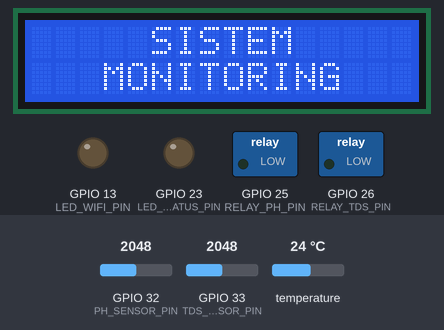
Bench run of a sketch on a simulated ESP32. Parts: 16×2 character LCD, switched loads named in the sketch (green lamp = pin HIGH), output pins drawn as LEDs (lit = HIGH). Inputs (shaded band) come from the test bench; at power-on: GPIO 32 (PH_SENSOR_PIN) = 2048, GPIO 33 (TDS_SENSOR_PIN) = 2048, temperature 24 °C. WiFi joins after 1.5 s; servers stay silent unless stated; uploads are accepted with an empty reply; what the sketch prints to the serial monitor is not drawn.

Above: at 1.6 s.
At 5.2 s:
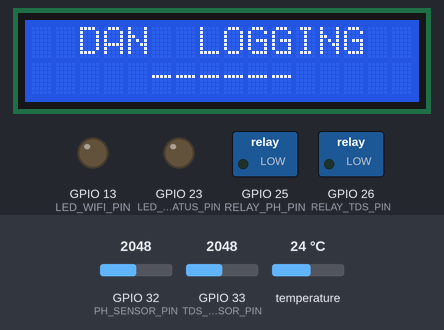
At 7.0 s:
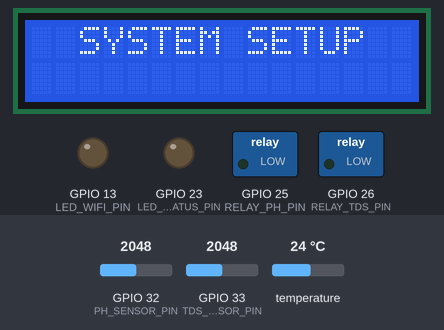
At 11.3 s:
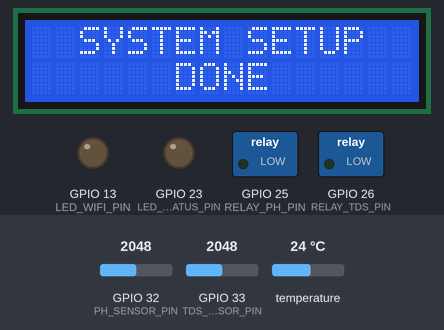
At 13.9 s:
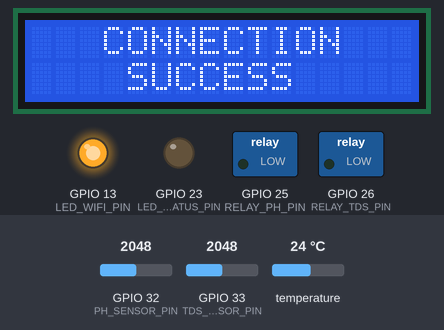
At 14.9 s:
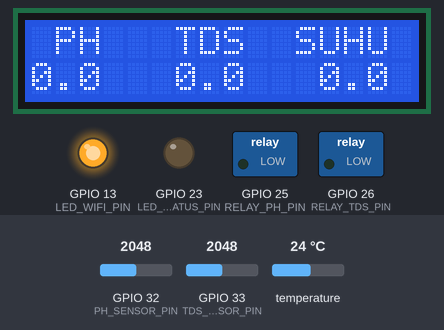
Timing chart, 0 to 37.2 s (numbered marks = the images above):
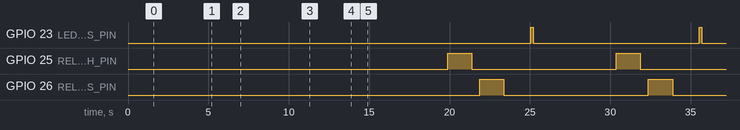

The sketch:

Main-Code.ino
```cpp
//=====================================================================================//
//                             MONITORING SUHU PH TDS                                  //
//                        ===============================                              //
//  xxxxxxxxxxxxxxxxxxxxxxxxxxxxxxxxxxxxxxxxxxxxxxxxxxxxxxxxxxxxxxxxxxxxxxxxxxxxxxxx   //
//       Alat ini berfungsi untuk membaca nilai suhu atau temperature, nilai pH,       //
//              nilai TDS dan menyimpan data tersebut ke database MySQL.               //
//                   Untuk keperluan Skripsi S1 Teknologi Informasi                    //
//                       Universitas Insan Pembangunan Indonesia.                      //
//=====================================================================================//

//=====================================================================================//
//                                    NOTE!!!                                          //
// Editor : Arduino IDE 2.3.2                                                          //
// Board  : ESP32 by Espressif Systems 3.0.2                                           //
// URL    : https://espressif.github.io/arduino-esp32/package_esp32_dev_index.json     //
//=====================================================================================//
//=====================================================================================//
//                                   LIBRARY                                           //
// -> Pre Installed                                                                    //
//   - WiFi at version 2.0.0                                                           //
//   - Networking at version 1.0.0                                                     //
//   - Ticker at version 2.0.0                                                         //
//   - HTTPClient at version 2.0.0                                                     //
//   - NetworkClientSecure at version 2.0.0                                            //
//   - Wire at version 2.0.0                                                           //
//                                                                                     //
// -> External                                                                         //
//   - ArduinoJson at version 6.21.3 by Benoit Blanchon                                //
//   - LiquidCrystal I2C at version 1.1.2 by Frank de Brabander                        //
//   - DallasTemperature at version 3.9.0 by Milles Burton                             //
//   - OneWire at version 2.3.8 by Jim Studt                                           //
//                                                                                     //
//=====================================================================================//

//=====================================================================================//
//                            Konfigurasi PIN / GPIO                                   //
// -> Sensor Suhu DS18B20                                                              //
//   - DATA => ESP32-GPIO27                                                            //
//   - VCC  => 3V3                                                                     //
//   - GND  => GND                                                                     //
//                                                                                     //
// -> Sensor TDS                                                                       //
//   - SIGNAL => ESP32-GPIO33                                                          //
//   - VCC    => 3V3 / 5V                                                              //
//   - GND    => GND                                                                   //
//                                                                                     //
// -> Relay TDS Controll                                                               //
//   - ESP32-GPIO26                                                                    //
//                                                                                     //
// -> Sensor pH                                                                        //
//   - AO   => ESP32-GPIO32                                                            //
//   - TO   => ESP32-GPIO35                                                            //
//   - VCC  => 3V3 / 5V                                                                //
//   - GND  => GND                                                                     //
//                                                                                     //
// -> Relay PH Controll                                                                //
//   - ESP32-GPIO25                                                                    //
//                                                                                     //
// -> LED Status                                                                       //
//   - ESP32-GPIO23                                                                    //
//                                                                                     //
// -> LED WiFi                                                                         //
//   - ESP32-GPIO13                                                                    //
//                                                                                     //
// -> LCD 16X2 I2C                                                                     //
//   - SDA => ESP32-GPIO21                                                             //
//   - SCL => ESP32-GPIO22                                                             //
//   - VCC  => 5V                                                                      //
//   - GND  => GND                                                                     //
//                                                                                     //
//=====================================================================================//

// Include Library ======================================================================
#include <WiFi.h>
#include <Ticker.h>
#include <HTTPClient.h>
#include <ArduinoJson.h>
#include <LiquidCrystal_I2C.h>
#include <DallasTemperature.h>
#include <UrlEncode.h>
//=======================================================================================

// Connection Config ====================================================================
const char *WIFI_SSID = "Google Pixel 4XL";
const char *WIFI_PASSWORD = "ahadigoogle";
const char *HOST = "192.168.125.226";  // Ipv4 server / localhost
//=======================================================================================

// #define sendWA // enable/disable send to whatsapp

//=======================================================================================
String phoneNumber = "6283891495814";
String apiKey = "8692310";
//=======================================================================================

//=======================================================================================
int BATAS_SUHU = 30;  // set batas suhu tinggi (Celcius)
//=======================================================================================

// PH Sensor Config =====================================================================
const int PH_SENSOR_PIN = 32;
const int RELAY_PH_PIN = 25;
float phValue, phStep;
int analogValue;
double phVolt;
float ph4 = 3.266;  // get value from calibration
float ph7 = 2.691;  // get value from calibartion
//=======================================================================================

// TDS Sensor Config ====================================================================
const int RELAY_TDS_PIN = 26;
const int TDS_SENSOR_PIN = 33;
#define SCOUNT 30
int analogBufferPh[SCOUNT];
int analogBufferTempPh[SCOUNT];
int analogBufferTds[SCOUNT];
int analogBufferTempTds[SCOUNT];
int analogBufferIndexPh = 0, analogBufferIndexTds = 0;
float averageVoltagePh = 0, averageVoltageTds = 0, tdsValue = 0;
//=======================================================================================

// Temperature Sensor Config ============================================================
const int SENSOR_TEMP_PIN = 27;
float tempValue = 0;
OneWire oneWire(SENSOR_TEMP_PIN);
DallasTemperature sensor(&oneWire);
//=======================================================================================

// LCD Config ===========================================================================
LiquidCrystal_I2C lcd(0x27, 16, 2);
//=======================================================================================

// Other Config =========================================================================
#define VREF 3.3
#define ADC_RANGE 4096.0
const int LED_STATUS_PIN = 23;
const int LED_WIFI_PIN = 13;
unsigned long interval = 5000;  // interval for sending data to database (ms)
unsigned long prevTime;
Ticker tick;
//=======================================================================================

//=======================================================================================
void sendMessage(String pesan) {
  // Data to send with HTTP POST
  String url = "https://api.callmebot.com/whatsapp.php?phone=" + phoneNumber + "&apikey=" + apiKey + "&text=" + urlEncode(pesan);
  HTTPClient http;
  http.begin(url);

  // Specify content-type header
  http.addHeader("Content-Type", "application/x-www-form-urlencoded");

  // Send HTTP POST request
  int httpResponseCode = http.POST(url);
  if (httpResponseCode == 200) {
    Serial.print("Message sent successfully");
  } else {
    Serial.println("Error sending the message");
    Serial.print("HTTP response code: ");
    Serial.println(httpResponseCode);
  }

  // Free resources
  http.end();
}
//=======================================================================================

// Read ADC PH Function =================================================================
void readADCPh() {
  analogBufferPh[analogBufferIndexPh] = analogRead(PH_SENSOR_PIN);
  analogBufferIndexPh++;
  if (analogBufferIndexPh == SCOUNT) {
    analogBufferIndexPh = 0;
  }
}
//=======================================================================================

// Read ADC TDS Function ================================================================
void readADCTds() {
  analogBufferTds[analogBufferIndexTds] = analogRead(TDS_SENSOR_PIN);
  analogBufferIndexTds++;
  if (analogBufferIndexTds == SCOUNT) {
    analogBufferIndexTds = 0;
  }
}
//=======================================================================================

// Read Sensor Function =================================================================
void readSensor() {
  // Read PH
  digitalWrite(RELAY_PH_PIN, HIGH);
  tick.attach_ms(40, readADCPh);
  delay(500);
  for (int i = 0; i < SCOUNT; i++) {
    analogBufferTempPh[i] = analogBufferPh[i];
  }
  averageVoltagePh = getMedianNum(analogBufferTempPh, SCOUNT) * (float)VREF / ADC_RANGE;
  phStep = (ph4 - ph7) / 3;
  phValue = 6.00 + ((ph7 - averageVoltagePh) / phStep);
  lcd.setCursor(0, 1);
  lcd.print(String(phValue, 1));
  lcd.print(F(" "));
  Serial.print(F("PH Value   = "));
  Serial.print(phValue);
  Serial.print(F("\n"));
  delay(1000);
  tick.detach();
  digitalWrite(RELAY_PH_PIN, LOW);
  delay(500);

  // Read TDS
  digitalWrite(RELAY_TDS_PIN, HIGH);
  tick.attach_ms(40, readADCTds);
  delay(500);
  for (int i = 0; i < SCOUNT; i++) {
    analogBufferTempTds[i] = analogBufferTds[i];
  }
  averageVoltageTds = getMedianNum(analogBufferTempTds, SCOUNT) * (float)VREF / ADC_RANGE;
  float compensationCoefficient = 1.0 + 0.02 * (tempValue - 25.0);
  float compensationVolatge = averageVoltageTds / compensationCoefficient;
  tdsValue = (133.42 * compensationVolatge * compensationVolatge * compensationVolatge - 255.86 * compensationVolatge * compensationVolatge + 857.39 * compensationVolatge) * 0.5;
  lcd.setCursor(5, 1);
  lcd.print(String(tdsValue, 1));
  lcd.print(F(" "));
  Serial.print(F("TDS Value  = "));
  Serial.print(tdsValue);
  Serial.print(F("\n"));
  delay(1000);
  tick.detach();
  digitalWrite(RELAY_TDS_PIN, LOW);
  delay(500);

  // Read Temperature
  sensor.requestTemperatures();
  float temp = sensor.getTempCByIndex(0);
  if (temp != DEVICE_DISCONNECTED_C) {
    tempValue = temp;
  } else {
    tempValue = 0;
  }
  lcd.setCursor(11, 1);
  lcd.print(String(tempValue, 1));
  lcd.print(F(" "));
  Serial.print(F("Suhu Value = "));
  Serial.print(tempValue);
  Serial.print(F("\n"));
}
//=======================================================================================

// Sending Data Function ================================================================
void sendingData() {
  if (WiFi.status() == WL_CONNECTED) {
    digitalWrite(LED_WIFI_PIN, HIGH);
    HTTPClient http;
    NetworkClient client;

    if (!client.connect(HOST, 80)) {
      Serial.print(F("Not connect to server\n"));
      blink(3);
      return;
    }

    String url, data;
    url = "http://" + String(HOST) + "/monitoring/api/create.php";

    StaticJsonDocument<200> doc;
    doc["ph"] = String(phValue, 1);
    doc["tds"] = String(tdsValue, 1);
    doc["suhu"] = String(tempValue, 1);

    // http.begin(client, url);
    http.begin(url);
    http.addHeader("Content-Type", "application/json");

    serializeJson(doc, data);
    Serial.print(F("POST Data => "));
    Serial.print(data);
    Serial.print(F("\n"));
    Serial.print(F("Endpoint => "));
    Serial.print(url);
    Serial.print(F("\n"));

    int httpCode = http.POST(data);
    String payload;
    if (httpCode == 200) {
      payload = http.getString();
      payload.trim();
      if (payload.length() > 0) {
        Serial.print(payload + "\n");
      }
      blink(1);
    } else {
      Serial.printf("[HTTP] GET... failed, error: %s\n", http.errorToString(httpCode).c_str());
      Serial.print(F("\n"));
      blink(2);
    }
    http.end();
  } else {
    Serial.print(F("Not connected to WiFi"));
    Serial.print(F("\n"));
    digitalWrite(LED_WIFI_PIN, LOW);
  }

  // Cek Nilai suhu
  if (tempValue > BATAS_SUHU) {
    Serial.println(F("Suhu tinggi"));
    String pesan = "PERHATIAN..!!!\n";
    pesan += "Suhu terlalu tinggi";
#ifdef sendWA
    sendMessage(pesan);
#endif
  } else {
    Serial.println(F("Suhu aman"));
  }

  // Cek Nilai pH
  if (phValue > 10) {
    Serial.println(F("Level pH tinggi"));
    String pesan = "PERHATIAN..!!!\n";
    pesan += "Level pH terlalu tinggi";
#ifdef sendWA
    sendMessage(pesan);
#endif
  } else if (phValue < 6) {
    Serial.println(F("Level pH rendah"));
    String pesan = "PERHATIAN..!!!\n";
    pesan += "Level pH terlalu rendah";
#ifdef sendWA
    sendMessage(pesan);
#endif
  } else {
    Serial.println(F("Level pH aman"));
  }

  // Cek Nilai TDS
  if (tdsValue > 250) {
    Serial.println(F("Level TDS tinggi"));
    String pesan = "PERHATIAN..!!!\n";
    pesan += "Level TDS terlalu tinggi";
#ifdef sendWA
    sendMessage(pesan);
#endif
  } else if (tdsValue < 20) {
    Serial.println(F("Level TDS rendah"));
    String pesan = "PERHATIAN..!!!\n";
    pesan += "Level TDS terlalu rendah";
#ifdef sendWA
    sendMessage(pesan);
#endif
  } else {
    Serial.println(F("Level TDS aman"));
  }
}
//=======================================================================================

// LCD Print Welcome Function ===========================================================
void lcdPrintWelcome() {
  lcd.setCursor(0, 0);
  lcd.print(F("     SISTEM     "));
  delay(500);
  lcd.setCursor(0, 1);
  lcd.print(F("   MONITORING   "));
  delay(1500);
  lcd.clear();
  lcd.setCursor(0, 0);
  lcd.print(F("  DAN  LOGGING  "));
  delay(500);
  for (int i = 5; i < 11; i++) {
    lcd.setCursor(i, 1);
    lcd.print(F("-"));
    delay(300);
  }
  delay(1500);
}
//=======================================================================================

// setup Function =======================================================================
void setup() {
  //==========================================================================
  Serial.begin(115200);
  delay(1000);
  //==========================================================================
  lcd.init();
  lcd.clear();
  lcd.backlight();
  //==========================================================================
  lcdPrintWelcome();
  //==========================================================================
  Serial.print(F("\n================== System Setup ==================\n"));
  lcd.clear();
  lcd.setCursor(0, 0);
  lcd.print(F("  SYSTEM SETUP  "));
  delay(1000);
  for (int i = 5; i < 11; i++) {
    lcd.setCursor(i, 1);
    lcd.print(F("-"));
    delay(500);
  }
  delay(300);
  //==========================================================================
  pinMode(LED_STATUS_PIN, OUTPUT);
  pinMode(LED_WIFI_PIN, OUTPUT);
  //==========================================================================
  // PH Sensor Setup
  //==========================================================================
  pinMode(PH_SENSOR_PIN, INPUT);
  pinMode(RELAY_PH_PIN, OUTPUT);
  digitalWrite(RELAY_PH_PIN, LOW);
  //==========================================================================
  // TDS Sensor Setup
  //==========================================================================
  pinMode(TDS_SENSOR_PIN, INPUT);
  pinMode(RELAY_TDS_PIN, OUTPUT);
  digitalWrite(RELAY_TDS_PIN, LOW);
  //==========================================================================
  lcd.setCursor(0, 1);
  lcd.print(F("      DONE      "));
  delay(1000);
  lcd.clear();
  lcd.setCursor(0, 0);
  lcd.print(F(" CONNECTING  TO "));
  lcd.setCursor(0, 1);
  lcd.print(F("      WIFI      "));
  tick.attach(1, blinker);
  //==========================================================================
  Serial.print(F("\n================ Connecting  WiFi ================\n"));
  WiFi.mode(WIFI_STA);
  WiFi.begin(WIFI_SSID, WIFI_PASSWORD);
  while (WiFi.status() != WL_CONNECTED) {
    Serial.print(F("."));
    delay(500);
  }
  Serial.print(F("\nWiFi Connected, IP : "));
  Serial.print(WiFi.localIP());
  Serial.print(F("\n"));
  WiFi.setAutoReconnect(true);
  //==========================================================================
  lcd.clear();
  lcd.setCursor(0, 0);
  lcd.print(F("   CONNECTION   "));
  lcd.setCursor(0, 1);
  lcd.print(F("    SUCCESS     "));
  tick.detach();
  delay(1000);
  //==========================================================================
  lcd.clear();
  lcd.setCursor(0, 0);
  lcd.print(F(" PH   TDS  SUHU "));
  lcd.setCursor(0, 1);
  lcd.print(F("0.0   0.0   0.0 "));
  //==========================================================================
  prevTime = millis();
  //==========================================================================
}
//=======================================================================================

// loop Function ========================================================================
void loop() {
  //==========================================================================
  if (millis() - prevTime >= interval) {
    Serial.print(F("\n================= Reading Sensor =================\n"));
    readSensor();
    Serial.print(F("\n================== Sending Data ==================\n"));
    sendingData();
    prevTime = millis();
  }
  //==========================================================================
}
//=======================================================================================

//=======================================================================================
int getMedianNum(int bArray[], int iFilterLen) {
  int bTab[iFilterLen];
  for (byte i = 0; i < iFilterLen; i++)
    bTab[i] = bArray[i];
  int i, j, bTemp;
  for (j = 0; j < iFilterLen - 1; j++) {
    for (i = 0; i < iFilterLen - j - 1; i++) {
      if (bTab[i] > bTab[i + 1]) {
        bTemp = bTab[i];
        bTab[i] = bTab[i + 1];
        bTab[i + 1] = bTemp;
      }
    }
  }
  if ((iFilterLen & 1) > 0) {
    bTemp = bTab[(iFilterLen - 1) / 2];
  } else {
    bTemp = (bTab[iFilterLen / 2] + bTab[iFilterLen / 2 - 1]) / 2;
  }
  return bTemp;
}
//=======================================================================================

//=======================================================================================
void blink(uint8_t n) {
  while (n > 0) {
    digitalWrite(LED_STATUS_PIN, HIGH);
    delay(150);
    digitalWrite(LED_STATUS_PIN, LOW);
    delay(150);
    n--;
  }
}
//=======================================================================================

//=======================================================================================
void blinker() {
  int state = digitalRead(LED_WIFI_PIN);
  digitalWrite(LED_WIFI_PIN, !state);
}
//=======================================================================================
```

Measured:
- by itself, GPIO 23 (LED_STATUS_PIN): alternates HIGH for 0.15 s and LOW for 10.3 s
- by itself, GPIO 25 (RELAY_PH_PIN), GPIO 26 (RELAY_TDS_PIN): alternates HIGH for 1.5 s and LOW for 9.0 s
- what the display in image 0 shows lasts 1.5 s, from 1.6 s to 3.1 s
- what the display in image 1 shows lasts 1.8 s, from 5.1 s to 6.9 s
- what the display in image 3 shows lasts 1.0 s, from 11.3 s to 12.3 s
